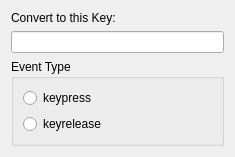
<?xml version="1.0" encoding="UTF-8"?>
<ui version="4.0">
 <class>ToKeyConfig</class>
 <widget class="QWidget" name="ToKeyConfig">
  <property name="geometry">
   <rect>
    <x>0</x>
    <y>0</y>
    <width>235</width>
    <height>136</height>
   </rect>
  </property>
  <property name="windowTitle">
   <string notr="true">Form</string>
  </property>
  <layout class="QVBoxLayout" name="verticalLayout_2">
   <item>
    <widget class="QLabel" name="label">
     <property name="text">
      <string extracomment="ToKey conf dialog, label for X symbol qlineedit">Convert to this Key:</string>
     </property>
    </widget>
   </item>
   <item>
    <widget class="QLineEdit" name="cfg_keysymbol"/>
   </item>
   <item>
    <widget class="QGroupBox" name="cfg_eventtype">
     <property name="title">
      <string extracomment="ToKey conf dialog: label for groupButton">Event Type</string>
     </property>
     <layout class="QVBoxLayout" name="verticalLayout">
      <item>
       <widget class="QRadioButton" name="cfg_eventtype_keypress">
        <property name="text">
         <string extracomment="ToKey conf dialog: label for checkbox">keypress</string>
        </property>
       </widget>
      </item>
      <item>
       <widget class="QRadioButton" name="cfg_eventtype_keyrelease">
        <property name="text">
         <string extracomment="ToKey conf dialog: label for checkbox">keyrelease</string>
        </property>
       </widget>
      </item>
     </layout>
    </widget>
   </item>
   <item>
    <spacer name="verticalSpacer">
     <property name="orientation">
      <enum>Qt::Vertical</enum>
     </property>
     <property name="sizeHint" stdset="0">
      <size>
       <width>20</width>
       <height>9</height>
      </size>
     </property>
    </spacer>
   </item>
  </layout>
 </widget>
 <resources/>
 <connections/>
</ui>
